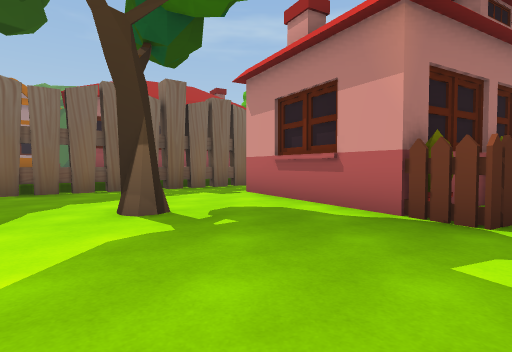
[1] (above)

24 first-person views from a walk through a Unity game level. The camera is 1.2 m above the floor, tilts 2° down and sees 80° across. The floor is counted in squares, 2 m on a side. Each view is taken from the middle of a square. On the plan, view 1 faces up. The plan holds only what a view shows up to about 9 squares ahead; the rest is blank. The place goes on beyond the plan. The player character is not drawn. Some animated figures are not drawn. Some surface patterns are stand-ins.

[2]
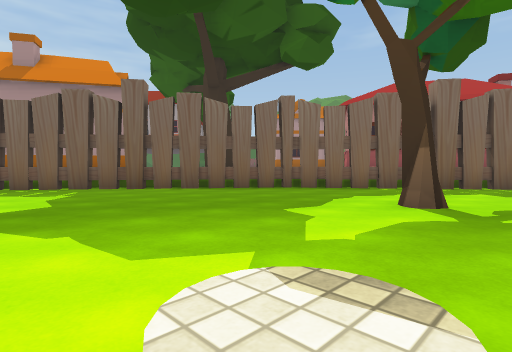

[3]
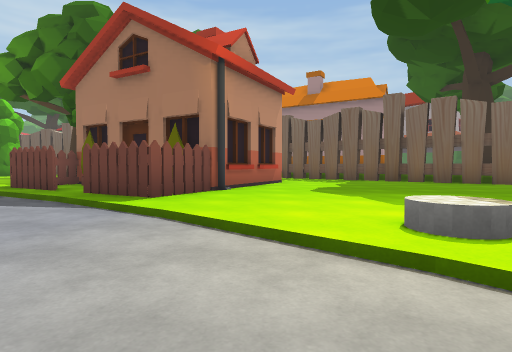

[4]
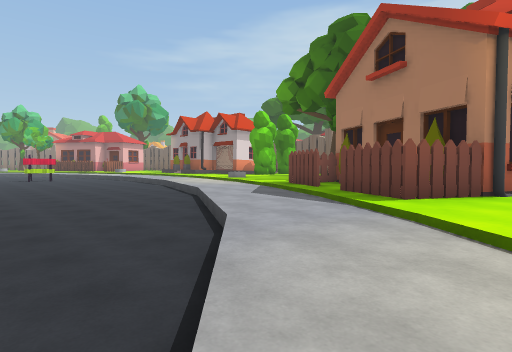

[5]
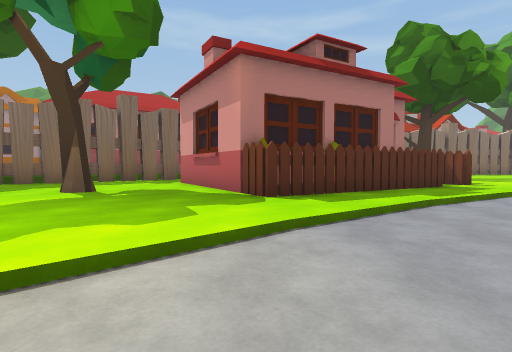

[6]
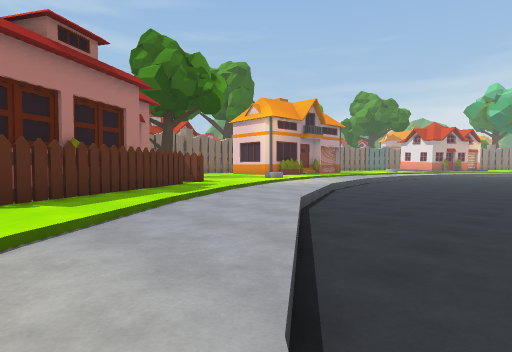

[7]
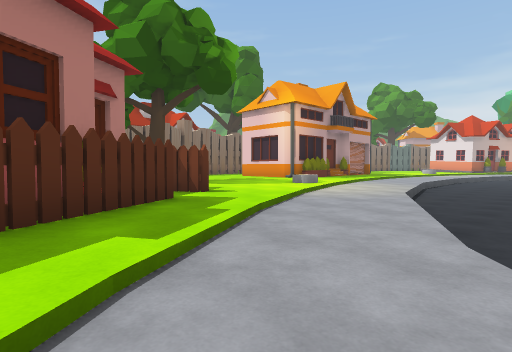

[8]
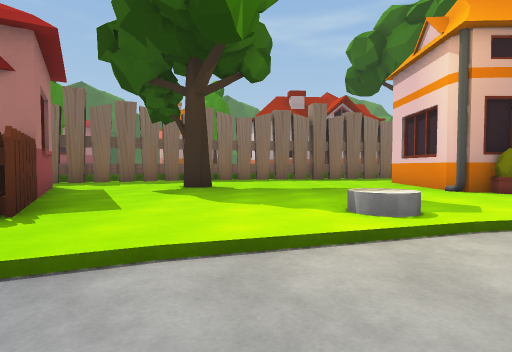

[9]
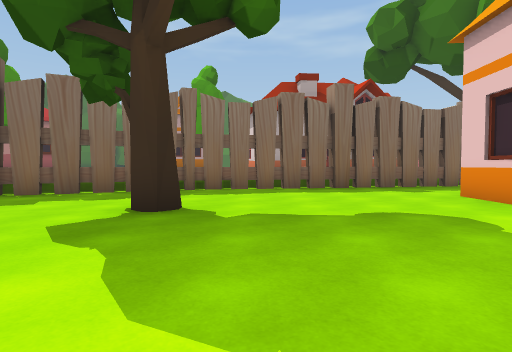

[10]
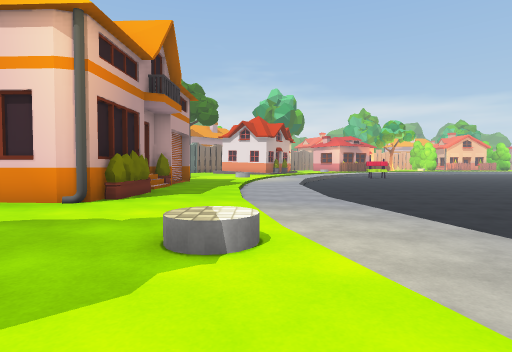

[11]
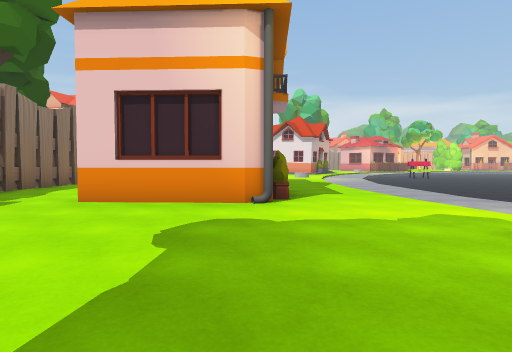

[12]
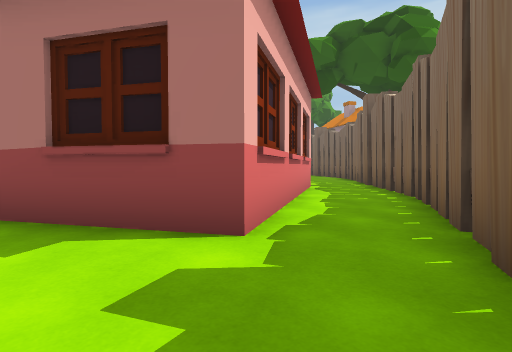

[13]
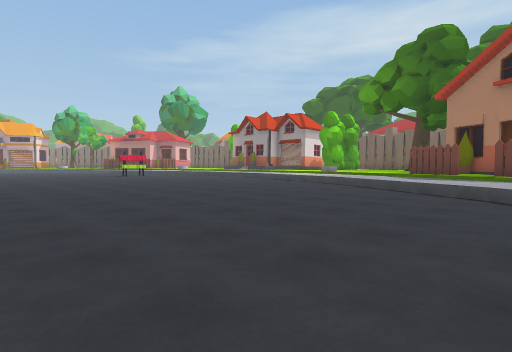

[14]
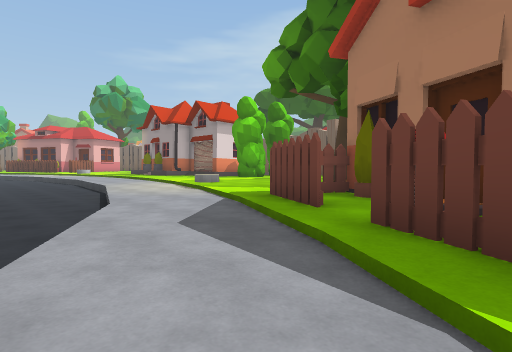

[15]
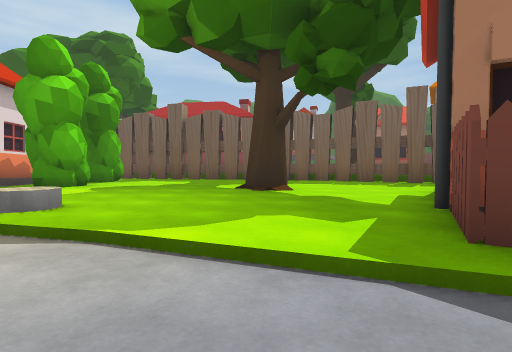

[16]
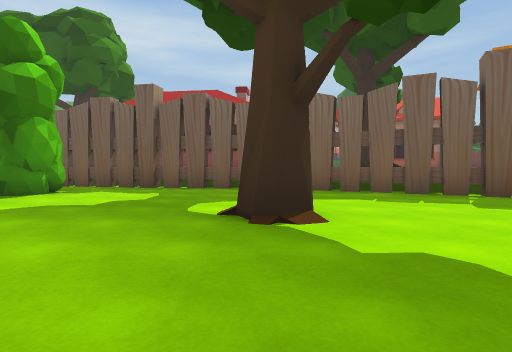

[17]
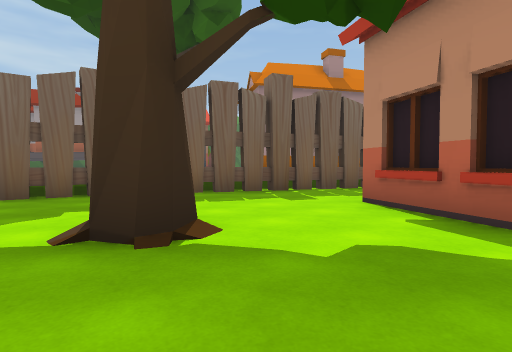

[18]
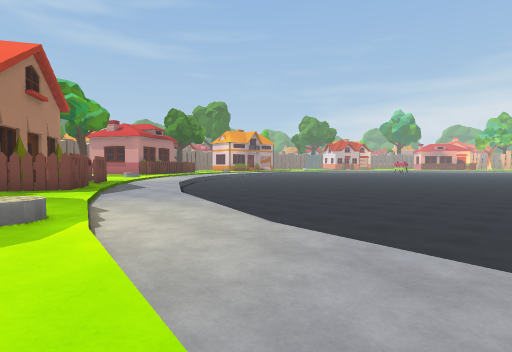

[19]
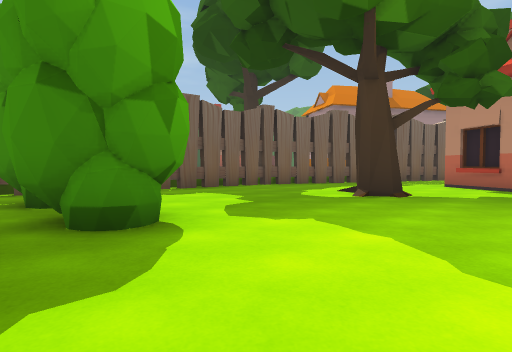

[20]
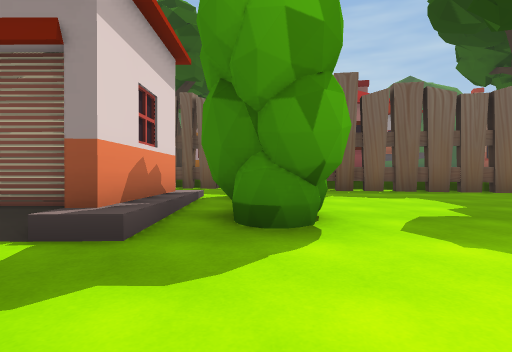

[21]
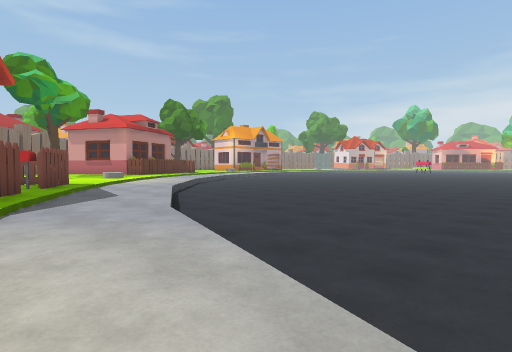

[22]
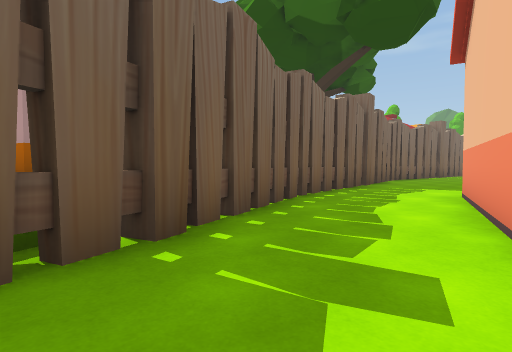

[23]
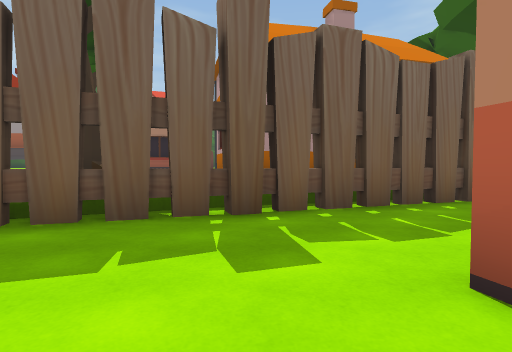

[24]
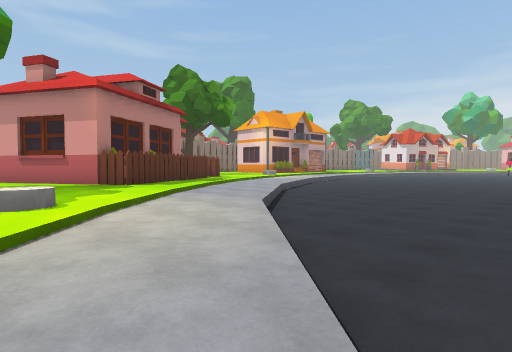

### Floor plan
Key: @ floor where view 1 was taken; # wall or solid block; . main floor; - floor 0.25 m lower than the main floor; _ floor 0.75 m lower than the main floor; / step, stairs or slope; ^ raised ledge; O other object.
Columns run from 17 left of view 1 to 18 right of it. Each row starts with its distance up from view 1.
 15                             ^^^^####
 14                          ######.....
 13                       ^##.........
 12                      ##........O
 11                    ##..........O
 10                  ##...#...O....#
  9                ^#...O##O.......#O###
  8               ^#..O#  ##............
  7              ##..O##   OO...........
  6            ^#.....#     O...////----
  5           ^#......O##OOO..//--//----
  4           #.....O..#OO..//-/--///___
  3      O   ^#........OO.//-/-/________
  2      O  ^#.........../-/-/__________
  1        ^#..........//--/______  ____
  0   O^   #......../@/-/-/________  ___
 -1    O  ^#..O.....//--/__________   __
 -2       #...##..../--/_______
 -3 O    ^#..####OO.///_________
 -4 OO   #...# ##OO///__________
 -5 #   ^#..####OOO--_______
 -6 O   #....##O O--/_______
 -7    ^#......OOO--________
 -8    #.........--/________
 -9    #...OO...///_________
-10    #........///________
-11   ^#........--__________
-12   ^#......////__________
-13   #..O.O...///_________
-14   #.O#O#...///_________
-15   #.////...--__________
-16   #  ##O. .--___

Positions as (right, up) in squares from view 1, and headings:
1: (0, 0), facing up
2: (0, -1), facing up-left
3: (2, -2), facing left
4: (2, -2), facing down-left
5: (2, -2), facing up
6: (2, -2), facing up-right
7: (4, 1), facing up-right
8: (10, 3), facing up
9: (10, 6), facing up
10: (9, 6), facing right
11: (9, 9), facing right
12: (7, 12), facing down-left
13: (6, -4), facing down-left
14: (-1, -4), facing down-left
15: (-3, -9), facing left
16: (-6, -9), facing left
17: (-7, -10), facing up-left
18: (-7, -16), facing up-right
19: (-7, -15), facing up-left
20: (-7, -14), facing left
21: (-5, -13), facing up-right
22: (-11, -7), facing up
23: (-9, -7), facing up-left
24: (-1, -5), facing up-right
